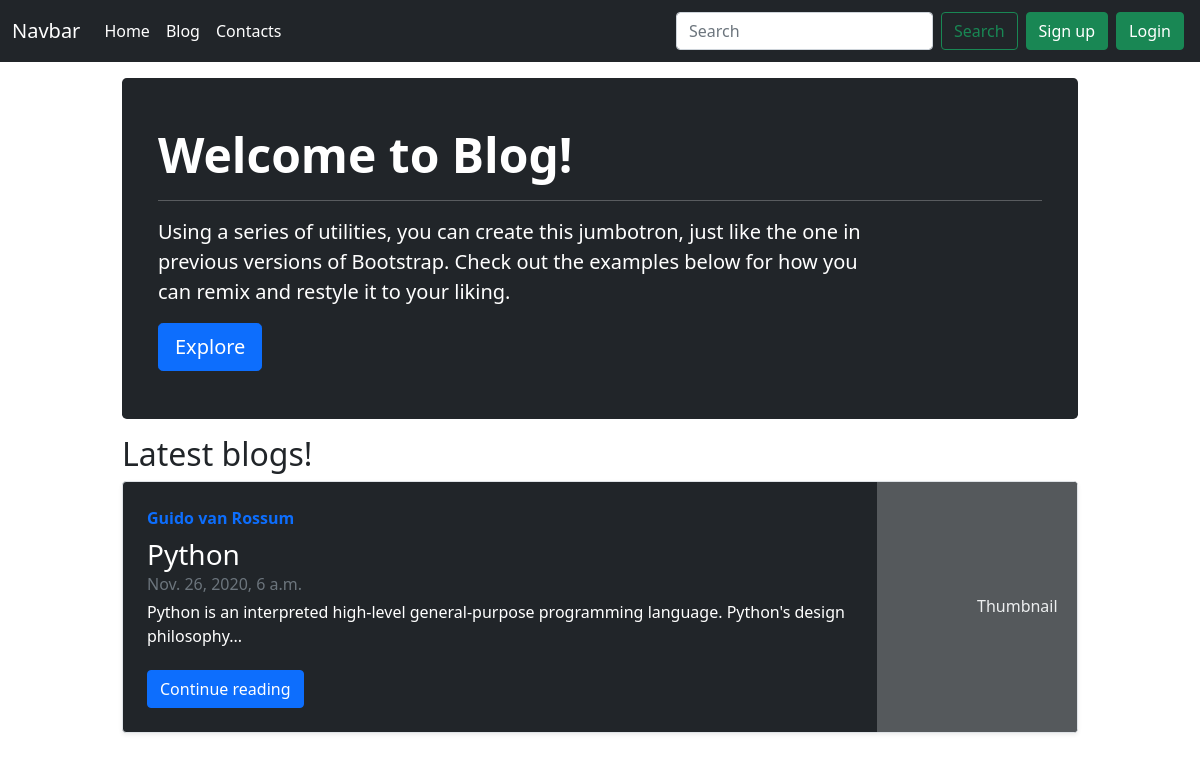
The page / on the database its author committed.
### myblog/models.py (models this page shows)
class blogpost(models.Model):
    sno=models.AutoField(primary_key=True)
    title=models.CharField( max_length=150)
    content=models.TextField()
    author=models.CharField(max_length=50)
    time=models.DateTimeField(blank=True)
    def __str__(self):
        return self.title

### home/views.py (the view)
# urls.py: 2. Add a URL to urlpatterns:  path('', views.home, name='home')
def home(request):
     blog=blogpost.objects.all()
     length=len(blog)
     print(blog)
     return render(request,'home/home.html',{'blog':blog,"bloghome":blog[length-1]})

### templates/home/home.html (shortened to what this page needs)
{% extends 'home/basic.html' %}
{% block body %}
<div class="container">
    <div class="p-4 my-3 bg-dark text-white rounded-3">
        <div class="container-fluid py-4">
            <h1 class="display-5 fw-bold">Welcome to Blog!</h1>
            <hr>
            <p class="col-md-10 fs-5">Using a series of utilities, you can create this jumbotron, just like the one in
                previous versions of Bootstrap. Check out the examples below for how you can remix and restyle it to
                your liking.</p>
            <a href="/blog"><button class="btn btn-primary btn-lg" type="button">Explore</button></a>
        </div>
    </div>
</div>
<div class="container my-3">
    <h2>Latest blogs!</h2>
    <div class="col-md-12 text-white ">
        <div class="row g-0 border rounded overflow-hidden flex-md-row mb-4 bg-dark shadow-sm h-md-250 position-relative">
            <div class="col p-4 d-flex flex-column position-static">
                <strong class="d-inline-block mb-2 text-primary">{{bloghome.author}}</strong>
                <h3 class="mb-0">{{bloghome.title}}</h3>
                <div class="mb-1 text-muted">{{bloghome.time}}</div>
                <p class="card-text mb-auto">{{bloghome.content|slice:":100"}}...</p>
                <a href="/blog/{{bloghome.title}}{{bloghome.sno}}" class="stretched-link"><button class="btn btn-primary">Continue reading</button></a>
            </div>
            <div class="col-auto d-none d-lg-block">
                <svg class="bd-placeholder-img" width="200" height="250" xmlns="http://www.w3.org/2000/svg" role="img"
                    aria-label="Placeholder: Thumbnail" preserveAspectRatio="xMidYMid slice" focusable="false">
                    <rect width="100%" height="100%" fill="#55595c"></rect><text x="50%" y="50%" fill="#eceeef"
                        dy=".3em">Thumbnail</text>
                </svg>
            </div>
        </div>
    </div>
</div>
{% endblock body %}

### templates/home/home.html (style rules this page uses)
.container { max-width: 980px; }

### rows shown on the page
blogpost: author "Guido van Rossum", title "Python", time "Nov. 26, 2020, 6 a.m.", content "Python is an interpreted high-level general-purpose programming language. Python's design philosophy"
